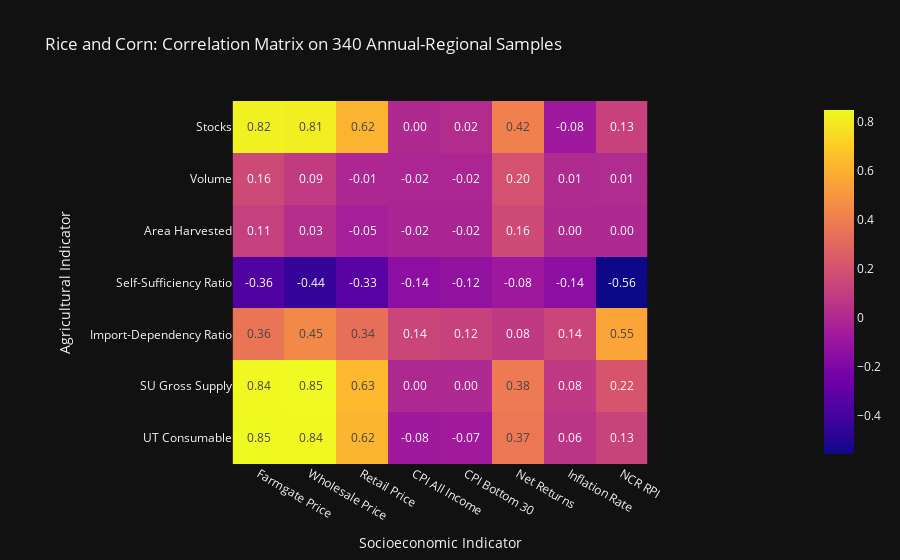

Notebook cell for this chart:
### Markdown cell above
#### H0.2: Significant Relationship Test using Pearson's R Correlation Coefficient Test

**Agricultural Indicators** tested are:
- Stocks (core)
- Volume (core)
- Area Harvested (core)
- Self-Sufficiency Ratio
- Import-Dependency Ratio
- SU Gross Supply
- UT Consumable

**Market or Socioeconomic Indicators** tested are:
- Farmgate Price (core)
- Wholesale Price (core)
- Retail Price (core)
- CPI All Income
- CPI Bottom 30
- Net Returns
- Inflation Rate
- NCR RPI

### Code cell
# @title Hypotheses Testing H0.2 Part 1: Correlation Visualization for all Commodities
# NOTE: Only Volume-RetailPrice and Stocks-InflationRate correlations have been visualized using a line plot.
#       These correspond to strong correlations you'd find at the correlation matrices (contingency).
from termcolor import cprint

# NOTE: pearson|kendall|spearman
contingency = df.iloc[:, 3:].corr(method="pearson")
idx = list(contingency.columns).index("Farmgate Price")
cont_1 = contingency.iloc[:idx, idx:]
fig = px.imshow(cont_1, text_auto=True, title=f"Rice and Corn: Correlation Matrix on {df.shape[0]} Annual-Regional Samples",
                labels=dict(x="Socioeconomic Indicator", y="Agricultural Indicator"))
fig.update_traces(
    texttemplate='%{z:.2f}',
    hovertemplate=("x: %{x}<br>y: %{y}<br><b>Correlation: %{z}</b><extra></extra>")
)
fig.update_layout(template="plotly_dark")
fig.show()

fig_to_div(fig, "plots/annual-regional/ALL_heatmap_div.html")
fig_to_html(fig, "plots/annual-regional/ALL_heatmap.html")
fig_to_png(fig, "plots/annual-regional/ALL_heatmap.png")

# QUARTET PLOT for Rice Corn Volume Retail # NOTE: Pivot tables could be used but requires more processing.
mask = (df["Geolocation"] == "philippines")    # NOTE: Philippines only for overview
tdf = df[mask][["Commodity", "Period", "Volume", "Retail Price"]].copy()
rice = tdf[tdf["Commodity"] == "Rice"].drop("Commodity", axis=1).rename(
        {"Volume": "Rice Volume", "Retail Price": "Rice Retail Price"}, axis=1)
corn = tdf[tdf["Commodity"] == "Corn"].drop("Commodity", axis=1).rename(
        {"Volume": "Corn Volume", "Retail Price": "Corn Retail Price"}, axis=1)
tdf = pd.merge(rice, corn, on=["Period"])

fig = quartet_plot(tdf, "Period", "Rice Volume", "Rice Retail Price", "Corn Volume", "Corn Retail Price",
                "Rice and Corn: Volume of Production and Retail Price in the Philippines<br><sup>Use the legends to <b>filter</b> to rice or corn only views.</sup>",
                "Year", "Volume of Production (metric tons)", "Retail Price (in PHP)")
fig.update_layout(template="plotly_dark", hovermode="x unified", hoverlabel=dict(bgcolor="rgba(17,17,17,0.75)"))
fig.update_xaxes(showspikes=True, color="rgba(205,208,212,0.75)")
fig.show()

fig_to_div(fig, "plots/annual-regional/ALL_vol-retail_div.html")
fig_to_html(fig, "plots/annual-regional/ALL_vol-retail.html")
fig_to_png(fig, "plots/annual-regional/ALL_vol-retail.png")

# TRIPLET PLOT for Rice Corn Stocks Inflation
mask = (df["Geolocation"] == "philippines")    # NOTE: Philippines only for overview
tdf = df[mask][["Commodity", "Period", "Stocks", "Inflation Rate"]].copy()
rice = tdf[tdf["Commodity"] == "Rice"].drop("Commodity", axis=1).rename(
        {"Stocks": "Rice Stocks"}, axis=1)
corn = tdf[tdf["Commodity"] == "Corn"].drop("Commodity", axis=1).rename(
        {"Stocks": "Corn Stocks"}, axis=1)
tdf = pd.merge(rice, corn, on=["Period", "Inflation Rate"])

fig = triplet_plot(tdf, "Period", "Rice Stocks", "Corn Stocks", "Inflation Rate",
                "Rice and Corn: Stocks and National Inflation Rate in the Philippines<br><sup>Use the legends to <b>filter</b> to rice or corn only views.</sup>",
                "Year", "Stocks (metric tons)", "Inflation Rate (in %)")
fig.update_layout(template="plotly_dark", hovermode="x unified", hoverlabel=dict(bgcolor="rgba(17,17,17,0.75)"))
fig.update_xaxes(showspikes=True, color="rgba(205,208,212,0.75)")
fig.show()

fig_to_div(fig, "plots/annual-regional/ALL_stocks-inflation_div.html")
fig_to_html(fig, "plots/annual-regional/ALL_stocks-inflation.html")
fig_to_png(fig, "plots/annual-regional/ALL_stocks-inflation.png")

### Figure 1 — Plotly figure (JSON) as saved in the notebook; plotly's stock layout.template omitted (floating-point values rounded to 4 significant figures)
{"data": [{"coloraxis": "coloraxis", "hovertemplate": "x: %{x}<br>y: %{y}<br><b>Correlation: %{z}</b><extra></extra>", "name": "0", "texttemplate": "%{z:.2f}", "type": "heatmap", "x": ["Farmgate Price", "Wholesale Price", "Retail Price", "CPI All Income", "CPI Bottom 30", "Net Returns", "Inflation Rate", "NCR RPI"], "xaxis": "x", "y": ["Stocks", "Volume", "Area Harvested", "Self-Sufficiency Ratio", "Import-Dependency Ratio", "SU Gross Supply", "UT Consumable"], "yaxis": "y", "z": [[0.8248, 0.8148, 0.615, 0.004888, 0.01734, 0.4157, -0.0786, 0.1252], [0.16, 0.09011, -0.01025, -0.01614, -0.01781, 0.2001, 0.009474, 0.01324], [0.1126, 0.02828, -0.04503, -0.01891, -0.02272, 0.1645, 0.004335, 0.0002965], [-0.3607, -0.444, -0.3344, -0.1429, -0.1242, -0.08271, -0.1424, -0.5552], [0.3623, 0.4453, 0.3352, 0.143, 0.1242, 0.08414, 0.1431, 0.5544], [0.8438, 0.8499, 0.6326, -0.004702, -0.00124, 0.3848, 0.07813, 0.2151], [0.8457, 0.8421, 0.6163, -0.07513, -0.06982, 0.373, 0.06104, 0.1285]]}], "layout": {"coloraxis": {"colorscale": [[0, "#0d0887"], [0.1111, "#46039f"], [0.2222, "#7201a8"], [0.3333, "#9c179e"], [0.4444, "#bd3786"], [0.5556, "#d8576b"], [0.6667, "#ed7953"], [0.7778, "#fb9f3a"], [0.8889, "#fdca26"], [1, "#f0f921"]]}, "title": {"text": "Rice and Corn: Correlation Matrix on 340 Annual-Regional Samples"}, "xaxis": {"anchor": "y", "constrain": "domain", "domain": [0, 1], "scaleanchor": "y", "title": {"text": "Socioeconomic Indicator"}}, "yaxis": {"anchor": "x", "autorange": "reversed", "constrain": "domain", "domain": [0, 1], "title": {"text": "Agricultural Indicator"}}}}
